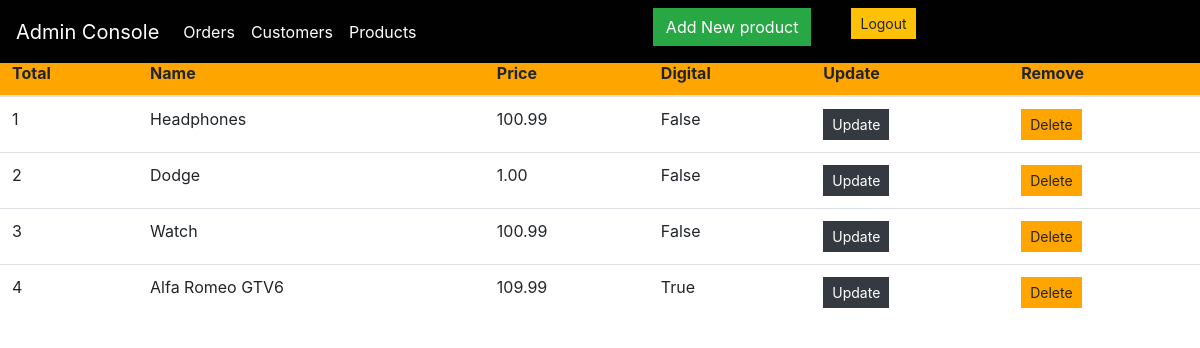
The page /admin-products/ (signed in) on the database its author committed.
### store/models.py (models this page shows, shortened)
class Product(models.Model):
    name = models.CharField(max_length=200, null=True)
    price = models.DecimalField(decimal_places=2, max_digits=10)
    digital = models.BooleanField(default=False, null=True, blank=False)
    category = models.ForeignKey(Category, on_delete=models.CASCADE)
    image = models.ImageField(null=True, blank=True,default='placeholder.png')
    description = models.TextField()
    slug = models.SlugField(default=None)

### store/views.py (the view)
# urls.py: path("admin-products/", admin_products.as_view(), name="admin_products"),
class admin_products(AdminRequiredMixin, TemplateView):
    def get(self, request, *args, **kwargs):
        products = Product.objects.all()
        context = {
            "products": products
        }
        return render(request, "adminpages/products.html", context)

### store/views.py (called while the page is built)
    def dispatch(self, request, *args, **kwargs):
        if request.user.is_authenticated and Admin.objects.filter(user=request.user).exists():
            pass
        else:
            return redirect("/admin-login/")
        return super().dispatch(request, *args, **kwargs)

### store/templates/adminpages/products.html (shortened to what this page needs)
{% extends 'adminpages/admin_base.html' %}
{% block content %}
<table class="table">
    <thead class="top-colour">
        <tr>
            <th>Total</th>
            <th>Name</th>
            <th>Price</th>
            <th>Digital </th>
            <th>Update</th>
            <th>Remove</th>
        </tr>
    </thead>
    {% for product in products %}
                    <tr>
                        <td>{{forloop.counter}}</td>
                        <td>{{product.name}}</td>
                        <td>{{product.price}}</td>
                        <td>{{product.digital}}</td>
                        <td><a class="btn btn-sm btn-dark" href="{% url 'update_product' product.id %}">Update</a></td>
                        <td><a class="btn btn-sm top-colour" href="{% url 'delete_product' product.id %}">Delete</a></td>
                    </tr>
    {% endfor %}
</table>
{% endblock %}

### static/css/main.css (style rules this page uses)
.btn { border-radius: 0; }
.top-colour { background-color:#FFA500; }

### rows shown on the page
Product: name "Headphones", price "100.99", digital "False"
Product: name "Dodge", price "1.00", digital "False"
Product: name "Watch", price "100.99", digital "False"
Product: name "Alfa Romeo GTV6", price "109.99", digital "True"
